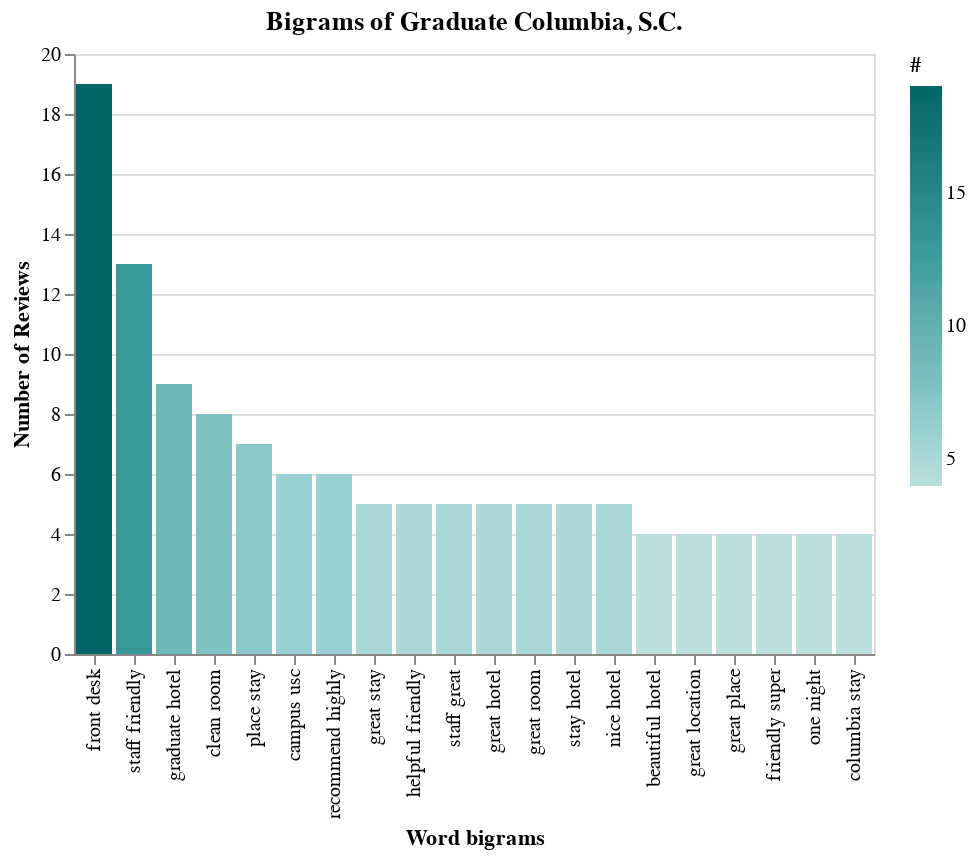

The notebook cell saved with this chart:
### Code cell
columbia = bigram_finder(reviews2[(reviews2['hotel'] == 'Graduate Columbia, S.C.')])[['set_words', 'num']]
graph_bigram(columbia, 20, 'Bigrams of Graduate Columbia, S.C.', 'teals')

### Figure 1 — Vega-Lite specification as saved in the notebook (floating-point values rounded to 4 significant figures)
{"config": {"view": {"continuousWidth": 400, "continuousHeight": 300}}, "data": {"name": "data-bf8d9193ff3f519f18db9ca52b4769a6"}, "mark": "bar", "encoding": {"color": {"field": "num", "scale": {"scheme": "teals"}, "title": "#", "type": "quantitative"}, "x": {"field": "set_words", "sort": "-y", "title": "Word bigrams", "type": "nominal"}, "y": {"field": "num", "title": "Number of Reviews", "type": "quantitative"}}, "title": "Bigrams of Graduate Columbia, S.C.", "$schema": "https://vega.github.io/schema/vega-lite/v4.17.0.json", "datasets": {"data-bf8d9193ff3f519f18db9ca52b4769a6": [{"set_words": "front desk", "num": 19}, {"set_words": "staff friendly", "num": 13}, {"set_words": "graduate hotel", "num": 9}, {"set_words": "clean room", "num": 8}, {"set_words": "place stay", "num": 7}, {"set_words": "campus usc", "num": 6}, {"set_words": "recommend highly", "num": 6}, {"set_words": "great stay", "num": 5}, {"set_words": "helpful friendly", "num": 5}, {"set_words": "staff great", "num": 5}, {"set_words": "great hotel", "num": 5}, {"set_words": "great room", "num": 5}, {"set_words": "stay hotel", "num": 5}, {"set_words": "nice hotel", "num": 5}, {"set_words": "beautiful hotel", "num": 4}, {"set_words": "great location", "num": 4}, {"set_words": "great place", "num": 4}, {"set_words": "friendly super", "num": 4}, {"set_words": "one night", "num": 4}, {"set_words": "columbia stay", "num": 4}]}}
